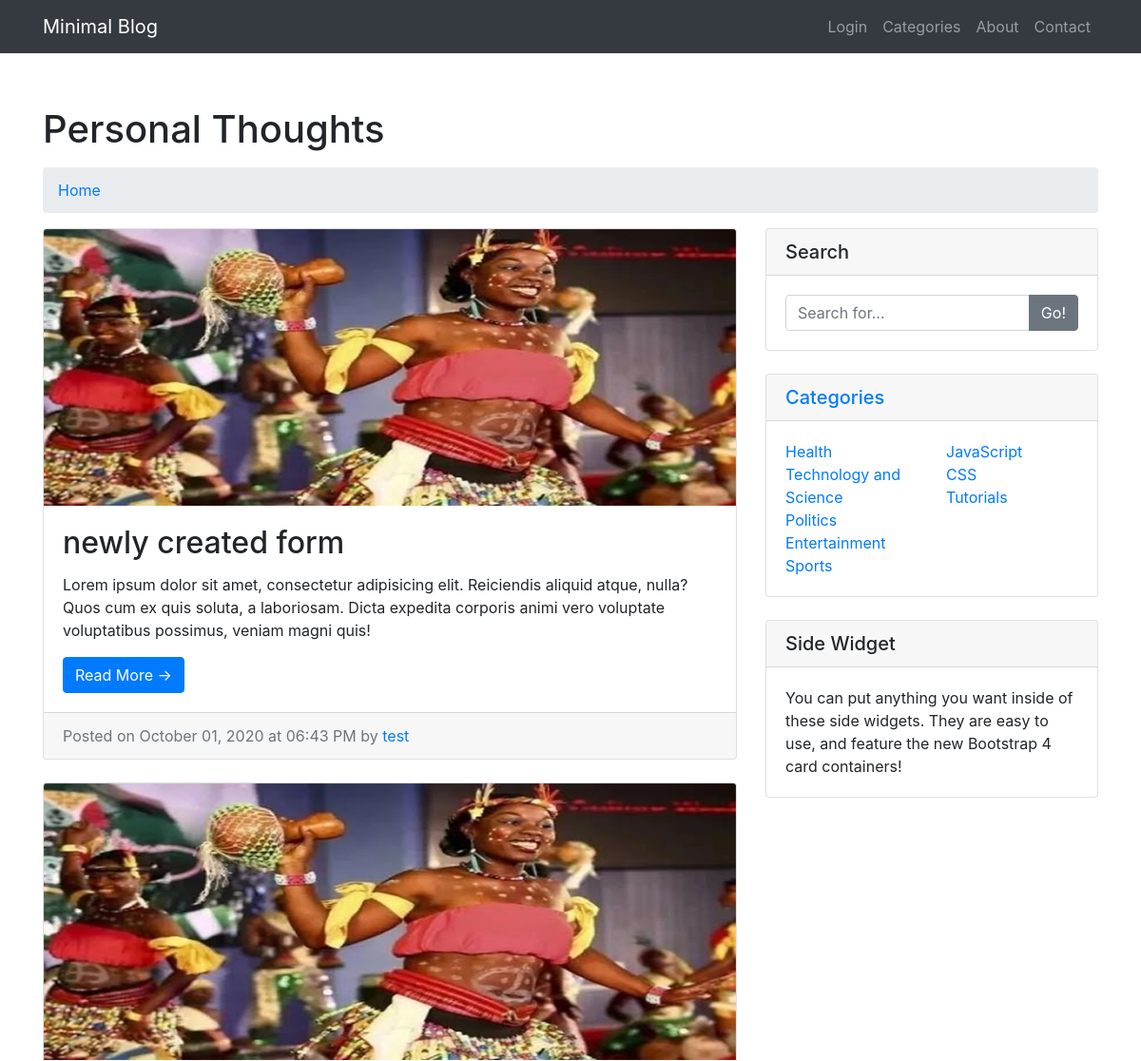
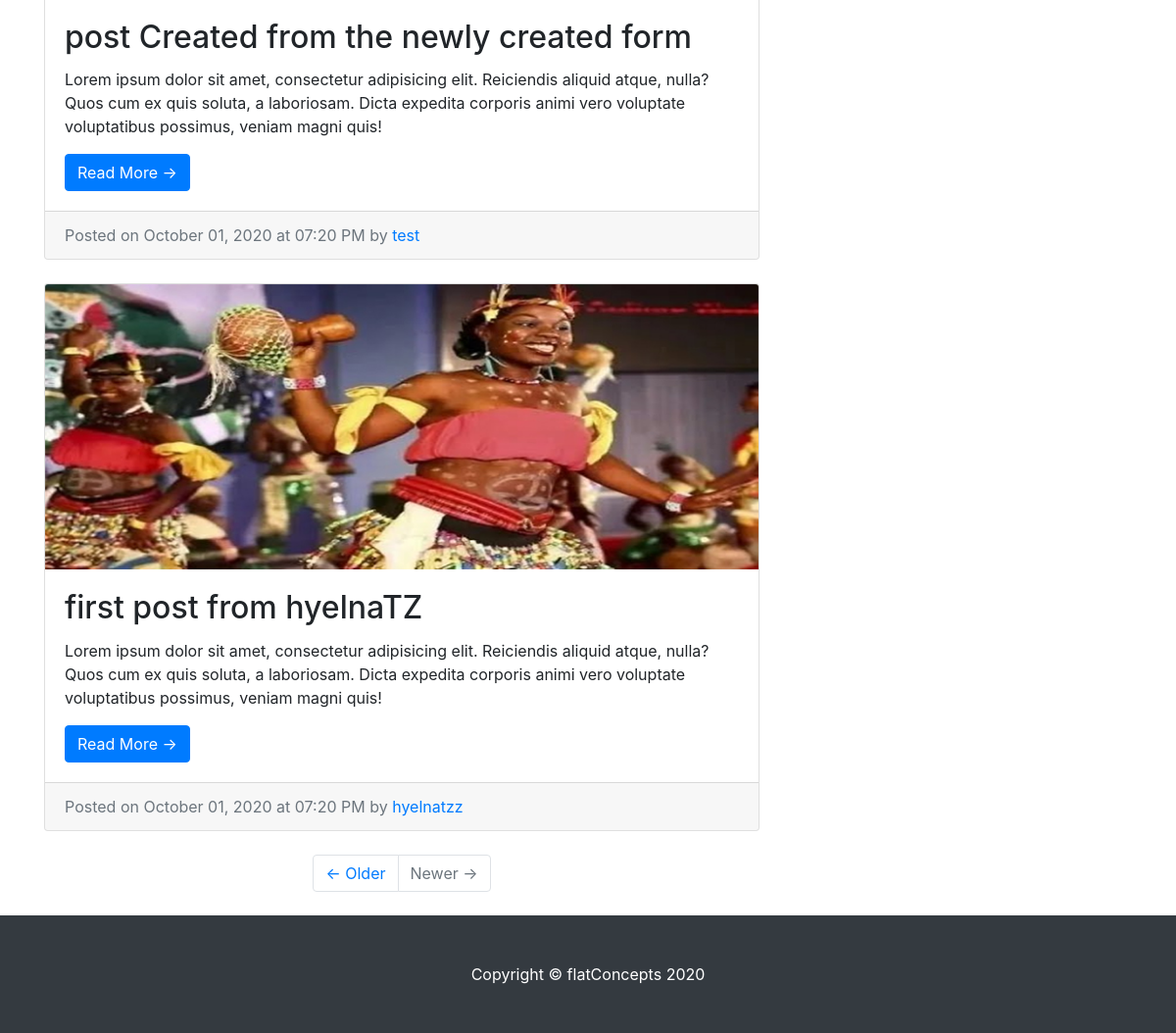
The page / on the database its author committed (2 pictures, top to bottom).
### models.py (models this page shows, shortened)
class Post(db.Model, UserMixin):
    __tablename__ = 'post'
    id = db.Column(db.Integer,
                   primary_key=True)
    title = db.Column(db.String(200),
                      nullable=False,
                      unique=False)
    subtitle = db.Column(db.String(200),
                         unique=False,
                         nullable=True)
    body = db.Column(db.Text,
                     unique=False,
                     nullable=False)
    date_created = db.Column(db.String,
                             nullable=False,
                             default=datetime.now())
    tags = db.Column(db.String(50),
                     unique=False,
                     nullable=True)
    author_id = db.Column(db.Integer,
                          db.ForeignKey('users.id'),
                          nullable=False)
    category_id = db.Column(db.Integer,
                            db.ForeignKey('categories.id'),
                            nullable=False)
    published = db.Column(db.Boolean, default=False, nullable=False)

class User(db.Model, UserMixin):
    __tablename__ = 'users'
    id = db.Column(db.Integer,
                   primary_key=True)
    username = db.Column(db.String(20),
                         nullable=False,
                         unique=True)
    email = db.Column(db.String(40),
                      unique=True,
                      nullable=False)
    full_name = db.Column(db.String(100),
                          unique=False,
                          nullable=False)
    dob = db.Column(db.String,
                          unique=False,
                          nullable=False)
    bio = db.Column(db.String(500),
                          unique=False,
                          nullable=False)
    password = db.Column(db.String(200),
                         unique=False,
                         nullable=False)
    date_registered = db.Column(db.String,
                                nullable = False,
                                default=datetime.now())
    posts = db.relationship('Post', backref=db.backref('author'))

class Category(db.Model, UserMixin):
    __tablename__ = 'categories'
    id = db.Column(db.Integer,
                   primary_key=True)
    name = db.Column(db.String,
                     nullable=False,
                     unique=True)
    description = db.Column(db.Text,
                            unique=False,
                            nullable=False)
    members = db.relationship('Post', backref=db.backref('category'))

### app.py (the view)
@app.route('/', methods=['GET','POST'])
def index():
    categories = Category.query.all()
    posts = Post.query.filter_by(published=1)
    d = {i.id:format_date(i.date_created) for i in posts}
    return render_template('index.html', current_user=current_user, categories=categories, posts=posts, times = d)

### app.py (called while the page is built)
def format_date(t):
    t = datetime.strptime(t[:-7], '%Y-%m-%d %H:%M:%S%f')
    f_t = datetime.strftime(t, '%B %d, %Y at %I:%M %p')
    return f_t

### templates/index.html
{% extends 'base.html' %}
{% block content %}
    <div class="container" style="margin-top: 56px;">
        <h1 class="mt-4 mb-3">Personal Thoughts
        </h1>
        <ol class="breadcrumb">
            <li class="breadcrumb-item">
                <a href="index.html">Home</a>
            </li>
        </ol>
        <div class="row">
            <div class="col-md-8">
                {% for post in posts %}
                    <div class="card mb-4">
                        <img class="card-img-top" src="{{ url_for('static', filename='img/p.jpg') }}" alt="Card image cap">
                        <div class="card-body">
                            <h2 class="card-title">{{ post.title }}</h2>
                            <p class="card-text">Lorem ipsum dolor sit amet, consectetur adipisicing elit. Reiciendis aliquid
                                atque, nulla? Quos cum ex quis soluta, a laboriosam. Dicta expedita corporis animi vero
                                voluptate voluptatibus possimus, veniam magni quis!</p>
                            <a href="/post/{{post.id}}" class="btn btn-primary">Read More &rarr;</a>
                        </div>
                        <div class="card-footer text-muted">
                            Posted on {{ times[post.id] }} by
                            <a href="#">{{post.author.username}}</a>
                        </div>
                    </div>
                 {% endfor %}
                <ul class="pagination justify-content-center mb-4">
                    <li class="page-item">
                        <a class="page-link" href="#">&larr; Older</a>
                    </li>
                    <li class="page-item disabled">
                        <a class="page-link" href="#">Newer &rarr;</a>
                    </li>
                </ul>
            </div>
            <div class="col-md-4">
                <div class="card mb-4">
                    <h5 class="card-header">Search</h5>
                    <div class="card-body">
                        <div class="input-group">
                            <input type="text" class="form-control" placeholder="Search for...">
                            <span class="input-group-append">
                                <button class="btn btn-secondary" type="button">Go!</button>
                            </span>
                        </div>
                    </div>
                </div>
                <div class="card my-4">
                    <h5 class="card-header"> <a href="/categories">Categories</a> </h5>
                    <div class="card-body">
                        <div class="row">
                            <div class="col-lg-6">
                                     <ul class="list-unstyled mb-0">
                                         {% for category in categories %}
                                         <li>
                                             <a href="/category/{{category.id}}">{{ category.name }}</a>
                                         </li>
                                         {% endfor %}
                                    </ul>
                            </div>
                            <div class="col-lg-6">
                                <ul class="list-unstyled mb-0">
                                    <li>
                                        <a href="#">JavaScript</a>
                                    </li>
                                    <li>
                                        <a href="#">CSS</a>
                                    </li>
                                    <li>
                                        <a href="#">Tutorials</a>
                                    </li>
                                </ul>
                            </div>
                        </div>
                    </div>
                </div>
                <div class="card my-4">
                    <h5 class="card-header">Side Widget</h5>
                    <div class="card-body">
                        You can put anything you want inside of these side widgets. They are easy to use, and feature the
                        new Bootstrap 4 card containers!
                    </div>
                </div>
            </div>
        </div>
    </div>
{% endblock content %}

### templates/base.html (shortened to what this page needs)
<!DOCTYPE html>
<html lang="en">
    <head>
        <link href="{{ url_for('static', filename='css/bootstrap.min.css') }}" rel="stylesheet">
        <link href="{{ url_for('static', filename='css/main.css') }}" rel="stylesheet">
    </head>
    <body>
        {% include "navigation.html" %}
        {% block content %}
        {% endblock content %}
        <footer class="py-5 bg-dark">
            <div class="container">
                <p class="m-0 text-center text-white">Copyright &copy; flatConcepts 2020</p>
            </div>
        </footer>
    </body>
</html>

### templates/navigation.html (shortened to what this page needs)
    <nav class="navbar fixed-top navbar-expand-lg navbar-dark bg-dark fixed-top">
        <div class="container">
            <a class="navbar-brand" href="{{url_for('index')}}">Minimal Blog</a>
            <div class="collapse navbar-collapse" id="navbarResponsive">
                <ul class="navbar-nav ml-auto">
                    {% if current_user.is_anonymous %}
                        <li class="nav-item">
                            <a class="nav-link" href="/login">Login</a>
                        </li>
                    {% endif %}
                    <li class="nav-item">
                        <a class="nav-link" href="/categories">Categories</a>
                    </li>
                    <li class="nav-item">
                        <a class="nav-link" href="about.html">About</a>
                    </li>
                    <li class="nav-item">
                        <a class="nav-link" href="contact.html">Contact</a>
                    </li>
                </ul>
            </div>
        </div>
    </nav>

### static/css/main.css (style rules this page uses)
body { padding-top: 56px; }

### rows shown on the page
Post: title "newly created form", id "October 01, 2020 at 06:43 PM", author.username "test"
Post: title "post Created from the newly created form", id "October 01, 2020 at 07:20 PM", author.username "test"
Post: title "first post from hyelnaTZ", id "October 01, 2020 at 07:20 PM", author.username "hyelnatzz"
Category: name "Health"
Category: name "Technology and Science"
Category: name "Politics"
Category: name "Entertainment"
Category: name "Sports"
